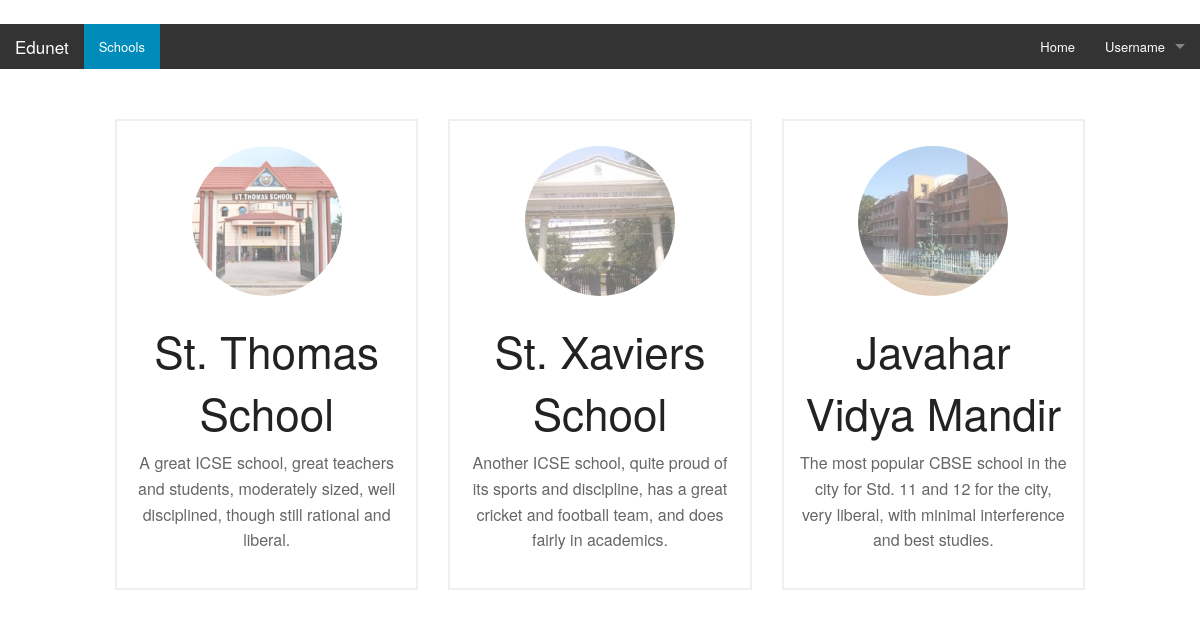
Screenshot of /schools/ with the database file from the repository.
### schools/models.py (models this page shows, shortened)
class School(models.Model):
    username = models.CharField(max_length = 50)
    name = models.CharField(max_length = 50)
    description = models.TextField(max_length = 1000)
    picture = models.ImageField(upload_to = 'schools/display/', blank=True, null=True)

### schools/views.py (the view)
class SchoolList(ListView):
    model = School

### schools/templates/schools/school_list.html (shortened to what this page needs)
﻿<!DOCTYPE html>
<html>
<head>
    {% load staticfiles %}
    <link rel="stylesheet" type="text/css" href="{% static 'content/foundation.css' %}" />
    <link rel="stylesheet" type="text/css" href="{% static 'content/site.css' %}" />
    <link rel="stylesheet" type="text/css" href="{% static 'content/elements.css' %}" />
</head>
<body>
    <nav class="top-bar" data-topbar role="navigation">
      <ul class="title-area">
        <li class="name">
          <h1><a href="#">Edunet</a></h1>
        </li>
      </ul>
      <section class="top-bar-section">
        <ul class="right">
          <li><a href="#">Home</a></li>
          <li class="has-dropdown">
            <a href="#">Username</a>
          </li>
        </ul>
        <ul class="left">
          <li class="active"><a href="#">Schools</a></li>
        </ul>
      </section>
    </nav>
    <div class="container body-content">
      <div class="row" style="margin-top:50px;">
        {% for school in object_list %}
          <div class="large-4 columns">
	        <a href="/schools/{{ school.username }}/" class="text-center border-box columns">
              {% with 'images/displaypics/'|add:school.username|add:'.jpg' as image %}
	          <img src="{% static image %}" class="img-circle" width="150" height="150" />
              {% endwith %}
              <h1>{{ school.name }}</h1>
              <p>{{ school.description }}</p>
            </a>
          </div>
        {% endfor %}
      </div>
    </div>
</body>
</html>

### schools/static/content/elements.css (style rules this page uses)
.border-box { border: 2px solid #efefef; padding: 15px; padding-top: 25px; margin-bottom:20px; color:#666; }
.border-box img { margin-bottom:10px; }
img.img-circle { border-radius: 50%; margin-bottom: 20px; }

### rows the page displays
School: name "St. Thomas School", description "A great ICSE school, great teachers and students, moderately sized, well disciplined, though still rational and liberal."
School: name "St. Xaviers School", description "Another ICSE school, quite proud of its sports and discipline, has a great cricket and football team, and does fairly in academics."
School: name "Javahar Vidya Mandir", description "The most popular CBSE school in the city for Std. 11 and 12 for the city, very liberal, with minimal interference and best studies."
